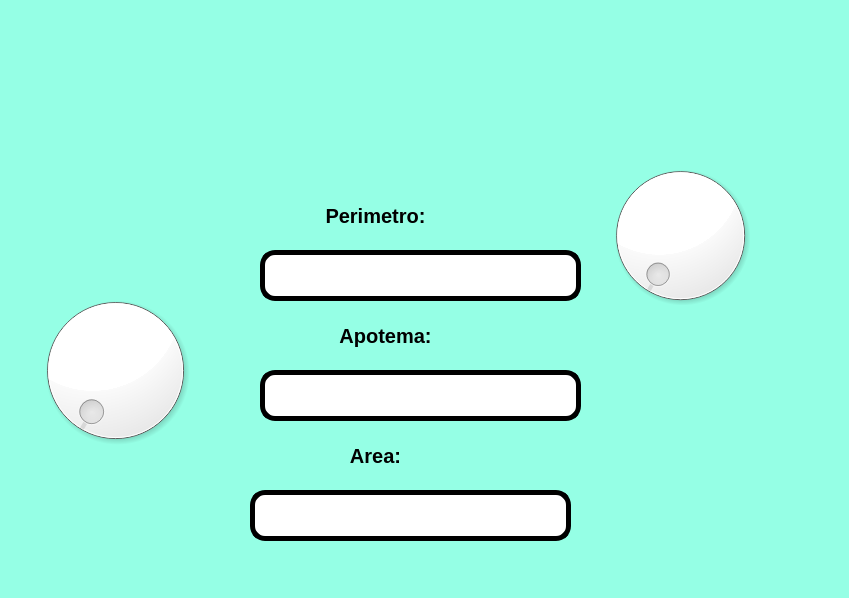
<?xml version="1.0" encoding="UTF-8"?>
<ui version="4.0">
 <class>MainWindow</class>
 <widget class="QMainWindow" name="MainWindow">
  <property name="geometry">
   <rect>
    <x>0</x>
    <y>0</y>
    <width>849</width>
    <height>598</height>
   </rect>
  </property>
  <property name="windowTitle">
   <string>MainWindow</string>
  </property>
  <property name="styleSheet">
   <string notr="true">background-color: rgb(149, 255, 229);</string>
  </property>
  <widget class="QWidget" name="centralwidget">
   <widget class="QLabel" name="imagen">
    <property name="geometry">
     <rect>
      <x>50</x>
      <y>30</y>
      <width>121</width>
      <height>131</height>
     </rect>
    </property>
    <property name="styleSheet">
     <string notr="true"/>
    </property>
    <property name="text">
     <string/>
    </property>
    <property name="pixmap">
     <pixmap resource="../Archivos/Recursos.qrc">:/ejercicios/FIT_logo_vertical.png</pixmap>
    </property>
    <property name="scaledContents">
     <bool>true</bool>
    </property>
   </widget>
   <widget class="QLabel" name="imagen_3">
    <property name="geometry">
     <rect>
      <x>630</x>
      <y>410</y>
      <width>141</width>
      <height>131</height>
     </rect>
    </property>
    <property name="styleSheet">
     <string notr="true"/>
    </property>
    <property name="text">
     <string/>
    </property>
    <property name="pixmap">
     <pixmap resource="../Archivos/Recursos.qrc">:/ejercicios/wero.jpg</pixmap>
    </property>
    <property name="scaledContents">
     <bool>true</bool>
    </property>
   </widget>
   <widget class="QDial" name="dial">
    <property name="geometry">
     <rect>
      <x>600</x>
      <y>150</y>
      <width>161</width>
      <height>171</height>
     </rect>
    </property>
    <property name="styleSheet">
     <string notr="true">color: rgb(255, 255, 255);
background-color: rgb(255, 255, 255);</string>
    </property>
   </widget>
   <widget class="QLabel" name="label">
    <property name="geometry">
     <rect>
      <x>290</x>
      <y>200</y>
      <width>171</width>
      <height>31</height>
     </rect>
    </property>
    <property name="font">
     <font>
      <pointsize>15</pointsize>
      <weight>75</weight>
      <bold>true</bold>
     </font>
    </property>
    <property name="text">
     <string>Perimetro:</string>
    </property>
    <property name="alignment">
     <set>Qt::AlignCenter</set>
    </property>
   </widget>
   <widget class="QLineEdit" name="txt_perimetro">
    <property name="geometry">
     <rect>
      <x>260</x>
      <y>250</y>
      <width>321</width>
      <height>51</height>
     </rect>
    </property>
    <property name="font">
     <font>
      <pointsize>12</pointsize>
      <weight>75</weight>
      <bold>true</bold>
     </font>
    </property>
    <property name="styleSheet">
     <string notr="true">border-radius: 15px;
background-color: rgb(255, 255, 255);
border:  5px solid black;
</string>
    </property>
    <property name="text">
     <string/>
    </property>
    <property name="alignment">
     <set>Qt::AlignCenter</set>
    </property>
   </widget>
   <widget class="QLabel" name="label_2">
    <property name="geometry">
     <rect>
      <x>590</x>
      <y>40</y>
      <width>241</width>
      <height>91</height>
     </rect>
    </property>
    <property name="text">
     <string/>
    </property>
    <property name="pixmap">
     <pixmap resource="../Archivos/Recursos.qrc">:/ejercicios/log_uat_nuevo.png</pixmap>
    </property>
    <property name="scaledContents">
     <bool>true</bool>
    </property>
   </widget>
   <widget class="QLineEdit" name="txt_apotema">
    <property name="geometry">
     <rect>
      <x>260</x>
      <y>370</y>
      <width>321</width>
      <height>51</height>
     </rect>
    </property>
    <property name="font">
     <font>
      <pointsize>12</pointsize>
      <weight>75</weight>
      <bold>true</bold>
     </font>
    </property>
    <property name="styleSheet">
     <string notr="true">border-radius: 15px;
background-color: rgb(255, 255, 255);
border:  5px solid black;
</string>
    </property>
    <property name="text">
     <string/>
    </property>
    <property name="alignment">
     <set>Qt::AlignCenter</set>
    </property>
   </widget>
   <widget class="QLabel" name="label_3">
    <property name="geometry">
     <rect>
      <x>270</x>
      <y>320</y>
      <width>231</width>
      <height>31</height>
     </rect>
    </property>
    <property name="font">
     <font>
      <pointsize>15</pointsize>
      <weight>75</weight>
      <bold>true</bold>
     </font>
    </property>
    <property name="text">
     <string>Apotema:</string>
    </property>
    <property name="alignment">
     <set>Qt::AlignCenter</set>
    </property>
   </widget>
   <widget class="QDial" name="dial_2">
    <property name="geometry">
     <rect>
      <x>30</x>
      <y>270</y>
      <width>171</width>
      <height>201</height>
     </rect>
    </property>
    <property name="styleSheet">
     <string notr="true">color: rgb(255, 255, 255);
background-color: rgb(255, 255, 255);</string>
    </property>
   </widget>
   <widget class="QLabel" name="label_4">
    <property name="geometry">
     <rect>
      <x>260</x>
      <y>440</y>
      <width>231</width>
      <height>31</height>
     </rect>
    </property>
    <property name="font">
     <font>
      <pointsize>15</pointsize>
      <weight>75</weight>
      <bold>true</bold>
     </font>
    </property>
    <property name="text">
     <string>Area:</string>
    </property>
    <property name="alignment">
     <set>Qt::AlignCenter</set>
    </property>
   </widget>
   <widget class="QLineEdit" name="txt_area">
    <property name="geometry">
     <rect>
      <x>250</x>
      <y>490</y>
      <width>321</width>
      <height>51</height>
     </rect>
    </property>
    <property name="font">
     <font>
      <pointsize>12</pointsize>
      <weight>75</weight>
      <bold>true</bold>
     </font>
    </property>
    <property name="styleSheet">
     <string notr="true">border-radius: 15px;
background-color: rgb(255, 255, 255);
border:  5px solid black;
</string>
    </property>
    <property name="text">
     <string/>
    </property>
    <property name="alignment">
     <set>Qt::AlignCenter</set>
    </property>
   </widget>
   <zorder>dial_2</zorder>
   <zorder>imagen</zorder>
   <zorder>imagen_3</zorder>
   <zorder>dial</zorder>
   <zorder>label</zorder>
   <zorder>txt_perimetro</zorder>
   <zorder>label_2</zorder>
   <zorder>txt_apotema</zorder>
   <zorder>label_3</zorder>
   <zorder>label_4</zorder>
   <zorder>txt_area</zorder>
  </widget>
  <widget class="QMenuBar" name="menubar">
   <property name="geometry">
    <rect>
     <x>0</x>
     <y>0</y>
     <width>849</width>
     <height>26</height>
    </rect>
   </property>
  </widget>
  <widget class="QStatusBar" name="statusbar"/>
 </widget>
 <resources>
  <include location="../Archivos/Recursos.qrc"/>
 </resources>
 <connections/>
</ui>
